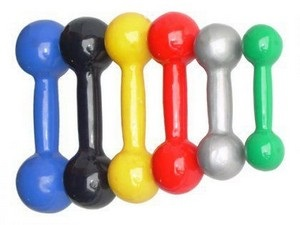
#> input picture Pratica2/halteres.jpg, 300 x 225 px
$ python elbow-atv1-rel2.py
#> lines starting #> are read from the running program, lines starting #| are printed output that depends on the picture
import numpy as np
from sklearn.cluster import KMeans
import matplotlib.pyplot as plt
from PIL import Image

# Load the image
image = Image.open("halteres.jpg")
#> image is the input picture: PIL image 300x225 RGB; mean R, G, B 195.6, 188.2, 179.8

# Convert the image to a numpy array
image_array = np.array(image)

# Reshape the array to a 2D array of pixels (rows) by RGB values (columns)
X = image_array.reshape(-1, 3)

# Calculate distortion for a range of number of clusters
distortions = []
for i in range(1, 11):
    kmeans = KMeans(n_clusters=i, init='k-means++')
    kmeans.fit(X)
    distortions.append(kmeans.inertia_)
#> after the loop, distortions = [1.33e+09, 498199710.4, 286032199.2, 213200798.5, 135377593.2, 98727926.3, 75143522.5, 70601482.5, 53984620, 48694709.2]

# Plot
plt.plot(range(1, 11), distortions, marker='o')
plt.xlabel('Number of clusters')
plt.ylabel('Distortion')
plt.title('Elbow Method')
plt.show()
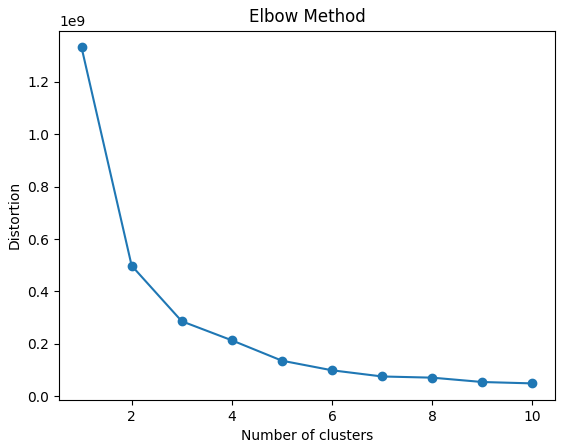
#> figure drawn by matplotlib, 1 panel; curve peaks at x = 1, y = 1.33e+09
